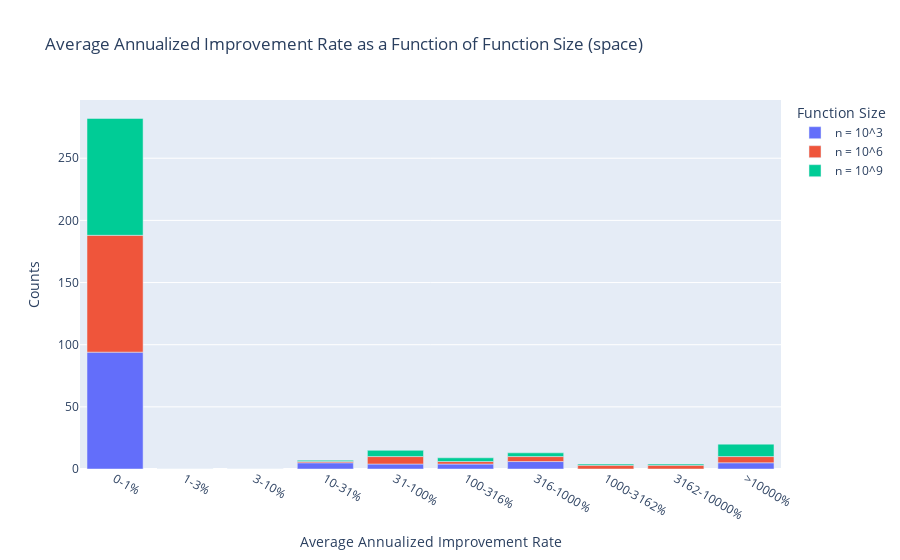
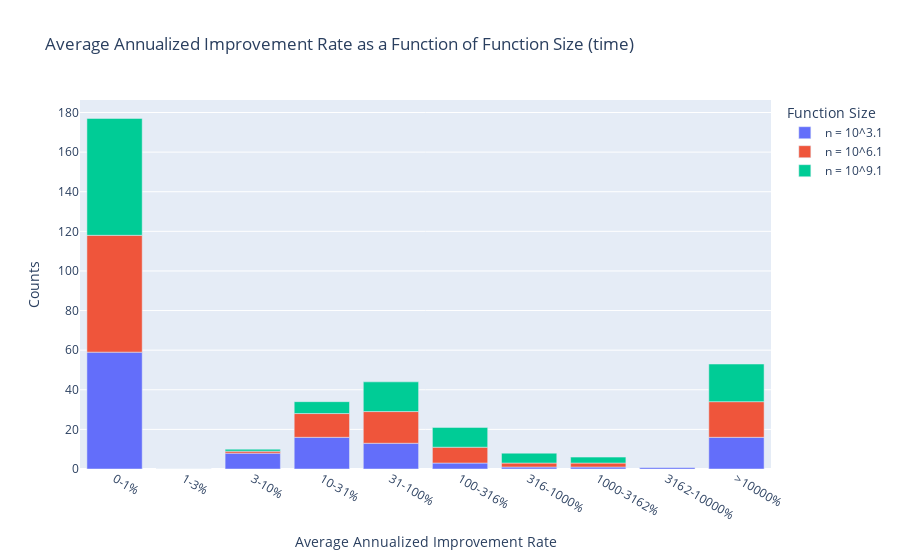

These figures' notebook cell, in order:
### Code cell
# Plot the bar plot
fig = px.bar(space_melt, x='Average Annualized Improvement Rate', y='Counts', color='Function Size',
             labels={'Average Annualized Improvement Rate': 'Average Annualized Improvement Rate', 'Counts': 'Counts'},
             title='Average Annualized Improvement Rate as a Function of Function Size (space)')

fig.show()

# Plot the bar plot
fig = px.bar(time_melt, x='Average Annualized Improvement Rate', y='Counts', color='Function Size',
             labels={'Average Annualized Improvement Rate': 'Average Annualized Improvement Rate', 'Counts': 'Counts'},
             title='Average Annualized Improvement Rate as a Function of Function Size (time)')

fig.show()

### Figure 1 — Plotly figure (JSON) as saved in the notebook; plotly's stock layout.template omitted (floating-point values rounded to 4 significant figures)
{"data": [{"alignmentgroup": "True", "hovertemplate": "Function Size=n = 10^3<br>Average Annualized Improvement Rate=%{x}<br>Counts=%{y}<extra></extra>", "legendgroup": "n = 10^3", "marker": {"color": "#636efa", "pattern": {"shape": ""}}, "name": "n = 10^3", "offsetgroup": "n = 10^3", "orientation": "v", "showlegend": true, "textposition": "auto", "type": "bar", "x": ["0-1%", "1-3%", "3-10%", "10-31%", "31-100%", "100-316%", "316-1000%", "1000-3162%", "3162-10000%", ">10000%"], "xaxis": "x", "y": [94, 0, 0, 5, 4, 4, 6, 0, 0, 5], "yaxis": "y"}, {"alignmentgroup": "True", "hovertemplate": "Function Size=n = 10^6<br>Average Annualized Improvement Rate=%{x}<br>Counts=%{y}<extra></extra>", "legendgroup": "n = 10^6", "marker": {"color": "#EF553B", "pattern": {"shape": ""}}, "name": "n = 10^6", "offsetgroup": "n = 10^6", "orientation": "v", "showlegend": true, "textposition": "auto", "type": "bar", "x": ["0-1%", "1-3%", "3-10%", "10-31%", "31-100%", "100-316%", "316-1000%", "1000-3162%", "3162-10000%", ">10000%"], "xaxis": "x", "y": [94, 0, 0, 1, 6, 2, 4, 3, 3, 5], "yaxis": "y"}, {"alignmentgroup": "True", "hovertemplate": "Function Size=n = 10^9<br>Average Annualized Improvement Rate=%{x}<br>Counts=%{y}<extra></extra>", "legendgroup": "n = 10^9", "marker": {"color": "#00cc96", "pattern": {"shape": ""}}, "name": "n = 10^9", "offsetgroup": "n = 10^9", "orientation": "v", "showlegend": true, "textposition": "auto", "type": "bar", "x": ["0-1%", "1-3%", "3-10%", "10-31%", "31-100%", "100-316%", "316-1000%", "1000-3162%", "3162-10000%", ">10000%"], "xaxis": "x", "y": [94, 0, 0, 1, 5, 3, 3, 1, 1, 10], "yaxis": "y"}], "layout": {"barmode": "relative", "legend": {"title": {"text": "Function Size"}, "tracegroupgap": 0}, "title": {"text": "Average Annualized Improvement Rate as a Function of Function Size (space)"}, "xaxis": {"anchor": "y", "domain": [0, 1], "title": {"text": "Average Annualized Improvement Rate"}}, "yaxis": {"anchor": "x", "domain": [0, 1], "title": {"text": "Counts"}}}}

### Figure 2 — Plotly figure (JSON) as saved in the notebook; plotly's stock layout.template omitted (floating-point values rounded to 4 significant figures)
{"data": [{"alignmentgroup": "True", "hovertemplate": "Function Size=n = 10^3.1<br>Average Annualized Improvement Rate=%{x}<br>Counts=%{y}<extra></extra>", "legendgroup": "n = 10^3.1", "marker": {"color": "#636efa", "pattern": {"shape": ""}}, "name": "n = 10^3.1", "offsetgroup": "n = 10^3.1", "orientation": "v", "showlegend": true, "textposition": "auto", "type": "bar", "x": ["0-1%", "1-3%", "3-10%", "10-31%", "31-100%", "100-316%", "316-1000%", "1000-3162%", "3162-10000%", ">10000%"], "xaxis": "x", "y": [59, 0, 8, 16, 13, 3, 1, 1, 1, 16], "yaxis": "y"}, {"alignmentgroup": "True", "hovertemplate": "Function Size=n = 10^6.1<br>Average Annualized Improvement Rate=%{x}<br>Counts=%{y}<extra></extra>", "legendgroup": "n = 10^6.1", "marker": {"color": "#EF553B", "pattern": {"shape": ""}}, "name": "n = 10^6.1", "offsetgroup": "n = 10^6.1", "orientation": "v", "showlegend": true, "textposition": "auto", "type": "bar", "x": ["0-1%", "1-3%", "3-10%", "10-31%", "31-100%", "100-316%", "316-1000%", "1000-3162%", "3162-10000%", ">10000%"], "xaxis": "x", "y": [59, 0, 1, 12, 16, 8, 2, 2, 0, 18], "yaxis": "y"}, {"alignmentgroup": "True", "hovertemplate": "Function Size=n = 10^9.1<br>Average Annualized Improvement Rate=%{x}<br>Counts=%{y}<extra></extra>", "legendgroup": "n = 10^9.1", "marker": {"color": "#00cc96", "pattern": {"shape": ""}}, "name": "n = 10^9.1", "offsetgroup": "n = 10^9.1", "orientation": "v", "showlegend": true, "textposition": "auto", "type": "bar", "x": ["0-1%", "1-3%", "3-10%", "10-31%", "31-100%", "100-316%", "316-1000%", "1000-3162%", "3162-10000%", ">10000%"], "xaxis": "x", "y": [59, 0, 1, 6, 15, 10, 5, 3, 0, 19], "yaxis": "y"}], "layout": {"barmode": "relative", "legend": {"title": {"text": "Function Size"}, "tracegroupgap": 0}, "title": {"text": "Average Annualized Improvement Rate as a Function of Function Size (time)"}, "xaxis": {"anchor": "y", "domain": [0, 1], "title": {"text": "Average Annualized Improvement Rate"}}, "yaxis": {"anchor": "x", "domain": [0, 1], "title": {"text": "Counts"}}}}
